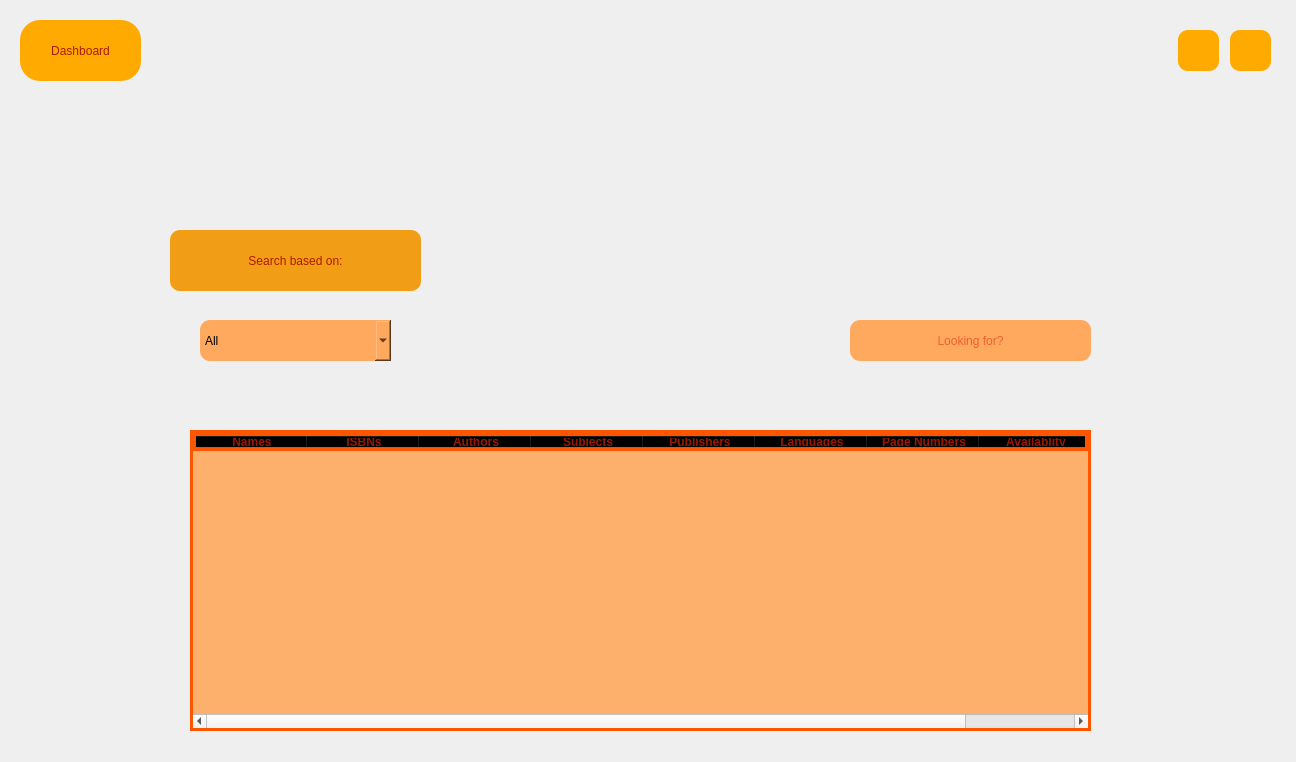
<?xml version="1.0" encoding="UTF-8"?>
<ui version="4.0">
 <class>viewgirl</class>
 <widget class="QMainWindow" name="viewgirl">
  <property name="geometry">
   <rect>
    <x>0</x>
    <y>0</y>
    <width>1296</width>
    <height>762</height>
   </rect>
  </property>
  <property name="minimumSize">
   <size>
    <width>1296</width>
    <height>762</height>
   </size>
  </property>
  <property name="maximumSize">
   <size>
    <width>1296</width>
    <height>762</height>
   </size>
  </property>
  <property name="windowTitle">
   <string>MainWindow</string>
  </property>
  <property name="styleSheet">
   <string notr="true">#centralwidget
{
	border-image: url(:/new/photos/girlview.jpg);
}

QPushButton
{
	color: rgb(171, 27, 0);
	background-color: rgb(255, 170, 0);
	font: 20pt &quot;Tw Cen MT Condensed Extra Bold&quot;;
    border-radius: 10px;
}
QPushButton:hover
{
	background-color: rgb(193, 97, 13);
	color: rgb(255, 170, 0);
}
</string>
  </property>
  <widget class="QWidget" name="centralwidget">
   <widget class="QPushButton" name="closeButton">
    <property name="geometry">
     <rect>
      <x>1230</x>
      <y>30</y>
      <width>41</width>
      <height>41</height>
     </rect>
    </property>
    <property name="cursor">
     <cursorShape>PointingHandCursor</cursorShape>
    </property>
    <property name="toolTip">
     <string>Close the app</string>
    </property>
    <property name="text">
     <string/>
    </property>
    <property name="icon">
     <iconset resource="icons.qrc">
      <normaloff>:/icons/icons/error.png</normaloff>:/icons/icons/error.png</iconset>
    </property>
    <property name="iconSize">
     <size>
      <width>30</width>
      <height>30</height>
     </size>
    </property>
   </widget>
   <widget class="QPushButton" name="menuButton">
    <property name="geometry">
     <rect>
      <x>1178</x>
      <y>30</y>
      <width>41</width>
      <height>41</height>
     </rect>
    </property>
    <property name="cursor">
     <cursorShape>PointingHandCursor</cursorShape>
    </property>
    <property name="toolTip">
     <string>&lt;html&gt;&lt;head/&gt;&lt;body&gt;&lt;p&gt;Back to main menu&lt;/p&gt;&lt;/body&gt;&lt;/html&gt;</string>
    </property>
    <property name="text">
     <string/>
    </property>
    <property name="icon">
     <iconset resource="icons.qrc">
      <normaloff>:/icons/icons/previous.png</normaloff>:/icons/icons/previous.png</iconset>
    </property>
    <property name="iconSize">
     <size>
      <width>30</width>
      <height>30</height>
     </size>
    </property>
   </widget>
   <widget class="QPushButton" name="DashButton">
    <property name="geometry">
     <rect>
      <x>20</x>
      <y>20</y>
      <width>121</width>
      <height>61</height>
     </rect>
    </property>
    <property name="cursor">
     <cursorShape>PointingHandCursor</cursorShape>
    </property>
    <property name="styleSheet">
     <string notr="true">border-radius:20px;</string>
    </property>
    <property name="text">
     <string>Dashboard</string>
    </property>
   </widget>
   <widget class="QLabel" name="label">
    <property name="geometry">
     <rect>
      <x>170</x>
      <y>230</y>
      <width>251</width>
      <height>61</height>
     </rect>
    </property>
    <property name="styleSheet">
     <string notr="true">font: 26pt &quot;Tw Cen MT Condensed Extra Bold&quot;;
background-color: rgb(241, 158, 22);
color: rgb(171, 27, 0);
border-radius: 10px;
</string>
    </property>
    <property name="text">
     <string>Search based on:</string>
    </property>
    <property name="alignment">
     <set>Qt::AlignCenter</set>
    </property>
   </widget>
   <widget class="QLineEdit" name="searchEdit">
    <property name="geometry">
     <rect>
      <x>850</x>
      <y>320</y>
      <width>241</width>
      <height>41</height>
     </rect>
    </property>
    <property name="toolTip">
     <string>The word you are looking for</string>
    </property>
    <property name="styleSheet">
     <string notr="true">border-radius: 10px;
font: 16pt &quot;Tw Cen MT Condensed Extra Bold&quot;;
background-color: rgb(255, 169, 94);
color: rgb(220, 21, 3);
</string>
    </property>
    <property name="alignment">
     <set>Qt::AlignCenter</set>
    </property>
    <property name="placeholderText">
     <string>Looking for?</string>
    </property>
   </widget>
   <widget class="QComboBox" name="comboBox">
    <property name="geometry">
     <rect>
      <x>200</x>
      <y>320</y>
      <width>191</width>
      <height>41</height>
     </rect>
    </property>
    <property name="cursor">
     <cursorShape>PointingHandCursor</cursorShape>
    </property>
    <property name="styleSheet">
     <string notr="true">background-color: rgb(255, 169, 94);
border-radius: 10px;</string>
    </property>
    <item>
     <property name="text">
      <string>All</string>
     </property>
    </item>
    <item>
     <property name="text">
      <string>Names</string>
     </property>
    </item>
    <item>
     <property name="text">
      <string>ISBNs</string>
     </property>
    </item>
    <item>
     <property name="text">
      <string>Authors</string>
     </property>
    </item>
    <item>
     <property name="text">
      <string>Subjects</string>
     </property>
    </item>
    <item>
     <property name="text">
      <string>Publishers</string>
     </property>
    </item>
    <item>
     <property name="text">
      <string>Languages</string>
     </property>
    </item>
    <item>
     <property name="text">
      <string>Page Numbers</string>
     </property>
    </item>
    <item>
     <property name="text">
      <string>Availablity</string>
     </property>
    </item>
   </widget>
   <widget class="QTableWidget" name="tableWidget">
    <property name="geometry">
     <rect>
      <x>190</x>
      <y>430</y>
      <width>901</width>
      <height>301</height>
     </rect>
    </property>
    <property name="cursor" stdset="0">
     <cursorShape>PointingHandCursor</cursorShape>
    </property>
    <property name="styleSheet">
     <string notr="true">background-color: rgba(255, 169, 94, 0.9);
border:3px solid rgb(255, 85, 0);
color: rgb(150, 26, 2);

</string>
    </property>
    <property name="selectionMode">
     <enum>QAbstractItemView::SingleSelection</enum>
    </property>
    <property name="selectionBehavior">
     <enum>QAbstractItemView::SelectRows</enum>
    </property>
    <property name="sortingEnabled">
     <bool>true</bool>
    </property>
    <attribute name="horizontalHeaderDefaultSectionSize">
     <number>112</number>
    </attribute>
    <column>
     <property name="text">
      <string>Names</string>
     </property>
     <property name="font">
      <font>
       <weight>75</weight>
       <bold>true</bold>
      </font>
     </property>
    </column>
    <column>
     <property name="text">
      <string>ISBNs</string>
     </property>
     <property name="font">
      <font>
       <weight>75</weight>
       <bold>true</bold>
      </font>
     </property>
    </column>
    <column>
     <property name="text">
      <string>Authors</string>
     </property>
     <property name="font">
      <font>
       <weight>75</weight>
       <bold>true</bold>
      </font>
     </property>
    </column>
    <column>
     <property name="text">
      <string>Subjects</string>
     </property>
     <property name="font">
      <font>
       <weight>75</weight>
       <bold>true</bold>
      </font>
     </property>
    </column>
    <column>
     <property name="text">
      <string>Publishers</string>
     </property>
     <property name="font">
      <font>
       <weight>75</weight>
       <bold>true</bold>
      </font>
     </property>
    </column>
    <column>
     <property name="text">
      <string>Languages</string>
     </property>
     <property name="font">
      <font>
       <weight>75</weight>
       <bold>true</bold>
      </font>
     </property>
    </column>
    <column>
     <property name="text">
      <string>Page Numbers</string>
     </property>
     <property name="font">
      <font>
       <weight>75</weight>
       <bold>true</bold>
      </font>
     </property>
    </column>
    <column>
     <property name="text">
      <string>Availablity</string>
     </property>
     <property name="font">
      <font>
       <weight>75</weight>
       <bold>true</bold>
      </font>
     </property>
    </column>
   </widget>
  </widget>
 </widget>
 <resources>
  <include location="icons.qrc"/>
 </resources>
 <connections/>
</ui>
